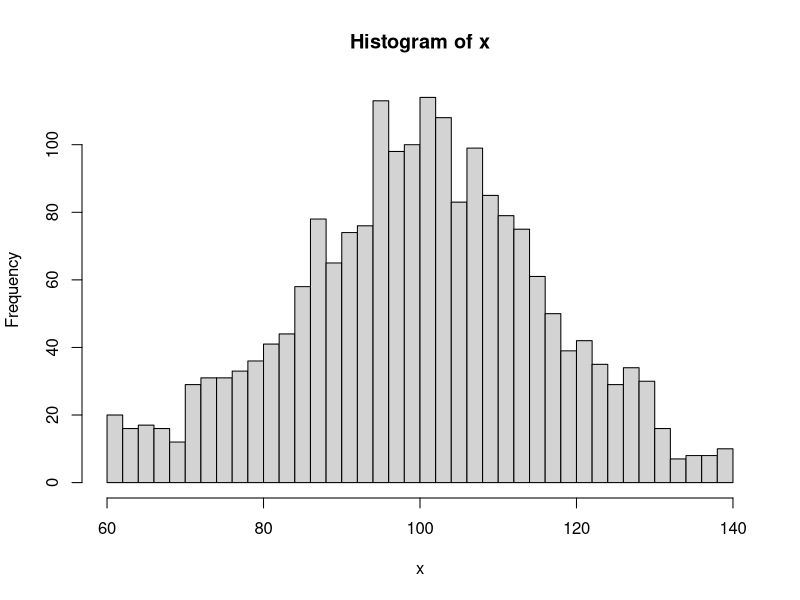

This chart was generated by the following R code:
## ---- chunk 1
## DATA GENERATION
#x=rnorm(1000,mean=100,sd=10) # normal
#x=c(rchisq(1000,6)) # right skew
#x=c(-rchisq(1000,6)+25) # left skew
#x=c(rnorm(1000,mean=100,sd=5),rnorm(500,mean=100,sd=3),rnorm(500,mean=100, sd=1)) # leptokurtic
x=c(rnorm(1000,mean=100,sd=10),runif(500,min=60,max=140),runif(500,min=70, max=130)) #platykurtic
## ---- chunk 2

hist(x,breaks=30)
#boxplot(x)
